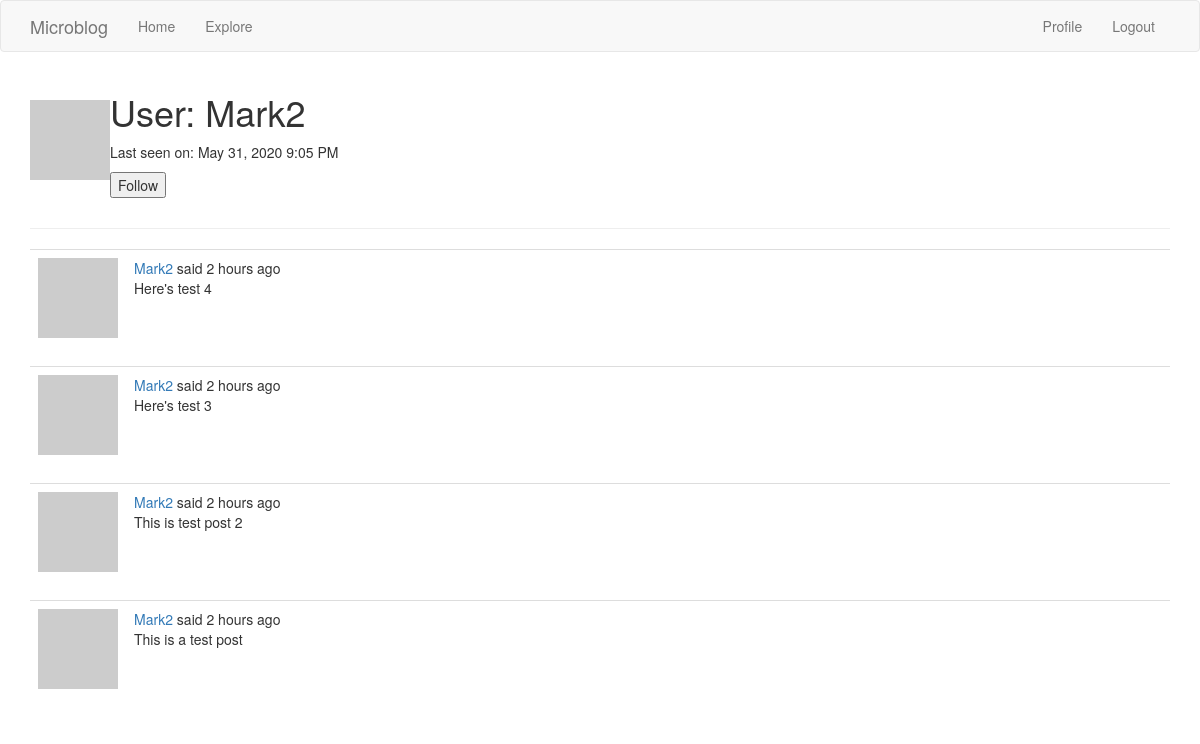
Screenshot of /user/Mark2 (signed in) with the database file from the repository.
### app/models.py (models this page shows, shortened)
class User(UserMixin, db.Model):
    id = db.Column(db.Integer, primary_key=True)
    username = db.Column(db.String(64), index=True, unique=True)
    email = db.Column(db.String(120), index=True, unique=True)
    password_hash = db.Column(db.String(128))
    posts = db.relationship('Post', backref='author', lazy='dynamic')
    about_me = db.Column(db.String(140))
    last_seen = db.Column(db.DateTime, default=datetime.utcnow)
    followed = db.relationship(
        'User', secondary=followers,
        primaryjoin=(followers.c.follower_id == id),
        secondaryjoin=(followers.c.followed_id == id),
        backref=db.backref('followers', lazy='dynamic'), lazy='dynamic')
    def avatar(self, size):
        digest = md5(self.email.lower().encode('utf-8')).hexdigest()
        return 'https://www.gravatar.com/avatar/{}?d=identicon&s={}'.format(digest, size)
    def is_following(self, user):
        return self.followed.filter(followers.c.followed_id == user.id).count() > 0

class Post(db.Model):
    id = db.Column(db.Integer, primary_key=True)
    body = db.Column(db.String(140))
    timestamp = db.Column(db.DateTime, index=True, default=datetime.utcnow)
    user_id = db.Column(db.Integer, db.ForeignKey('user.id'))

### app/routes.py (the view)
@app.route('/user/<username>')
@login_required
def user(username):
    user = User.query.filter_by(username=username).first_or_404()
    page = request.args.get('page', 1, type=int)
    posts = user.posts.order_by(Post.timestamp.desc()).paginate(
        page, app.config['POSTS_PER_PAGE'], False)
    next_url = url_for('user', username=user.username, page=posts.next_num) \
        if posts.has_next else None
    prev_url = url_for('user', username=user.username, page=posts.prev_num) \
        if posts.has_prev else None
    form = EmptyForm()
    return render_template('user.html', user=user, posts=posts.items,
                           next_url=next_url, prev_url=prev_url, form=form)

### app/forms.py
class EmptyForm(FlaskForm):
    submit = SubmitField('Submit')

### app/models.py (called while the page is built)
@login.user_loader
def load_user(id):
    return User.query.get(int(id))

### app/routes.py (called while the page is built)
@app.before_request
def before_request():
    if current_user.is_authenticated:
        current_user.last_seen = datetime.utcnow()
        db.session.commit()

### app/templates/user.html (shortened to what this page needs)
{% extends "base.html" %}
{% block app_content %}
    <table>
        <tr valign=""top">
            <td><img src="{{ user.avatar(128) }}"</td>
             <td>
                 <h1>User: {{ user.username }}</h1>
                {% if user.last_seen %}
                <p>Last seen on: {{ moment(user.last_seen).format('LLL') }}</p>
                {% endif %}
                 {% if user == current_user %}
                 <p><a href="{{ url_for('edit_profile') }}">Edit your profile</a></p>
                 {% elif not current_user.is_following(user) %}
        <p>
            <form action="{{ url_for('follow', username=user.username) }}" method="post">
                {{ form.submit(value='Follow') }}
            </form>
        </p>
        {% endif %}
             </td>
        </tr>
    </table>
    <hr>
    {% for post in posts %}
        {% include '_post.html' %}
    {% endfor %}
{% endblock %}

### app/templates/_post.html
<table class="table table-hover">
        <tr>
            <td width="70px">
                <a href="{{ url_for('user', username=post.author.username) }}">
                    <img src="{{ post.author.avatar(70) }}" />
                </a>
            </td>
            <td>
                <a href="{{ url_for('user', username=post.author.username) }}">
                    {{ post.author.username }}
                </a>
                said {{ moment(post.timestamp).fromNow() }}
                <br>
                {{ post.body }}
            </td>
        </tr>
    </table>

### rows the page displays
User: username "Mark2", last_seen "May 31, 2020 9:05 PM"
Post: author.username "Mark2", timestamp "2 hours ago", body "Here's test 4"
Post: author.username "Mark2", timestamp "2 hours ago", body "Here's test 3"
Post: author.username "Mark2", timestamp "2 hours ago", body "This is test post 2"
Post: author.username "Mark2", timestamp "2 hours ago", body "This is a test post"
